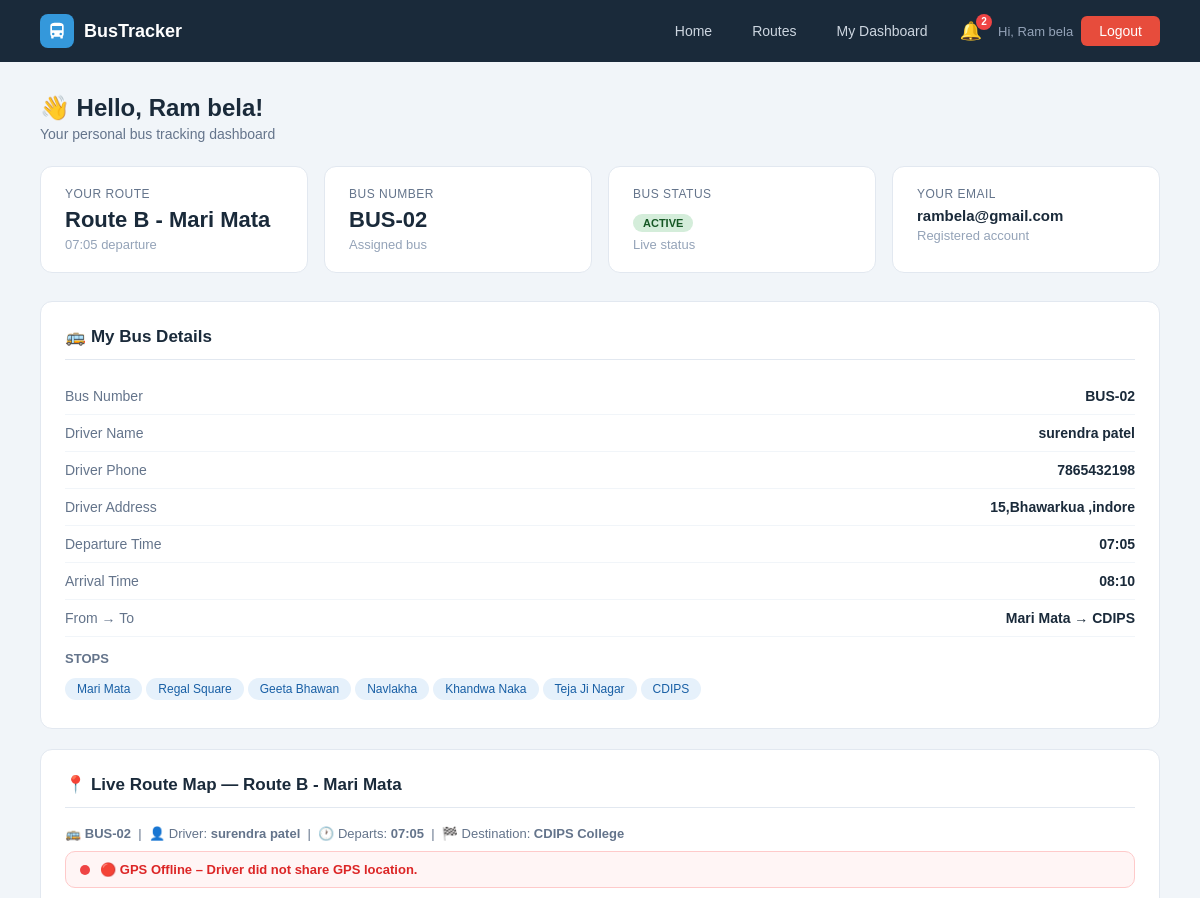
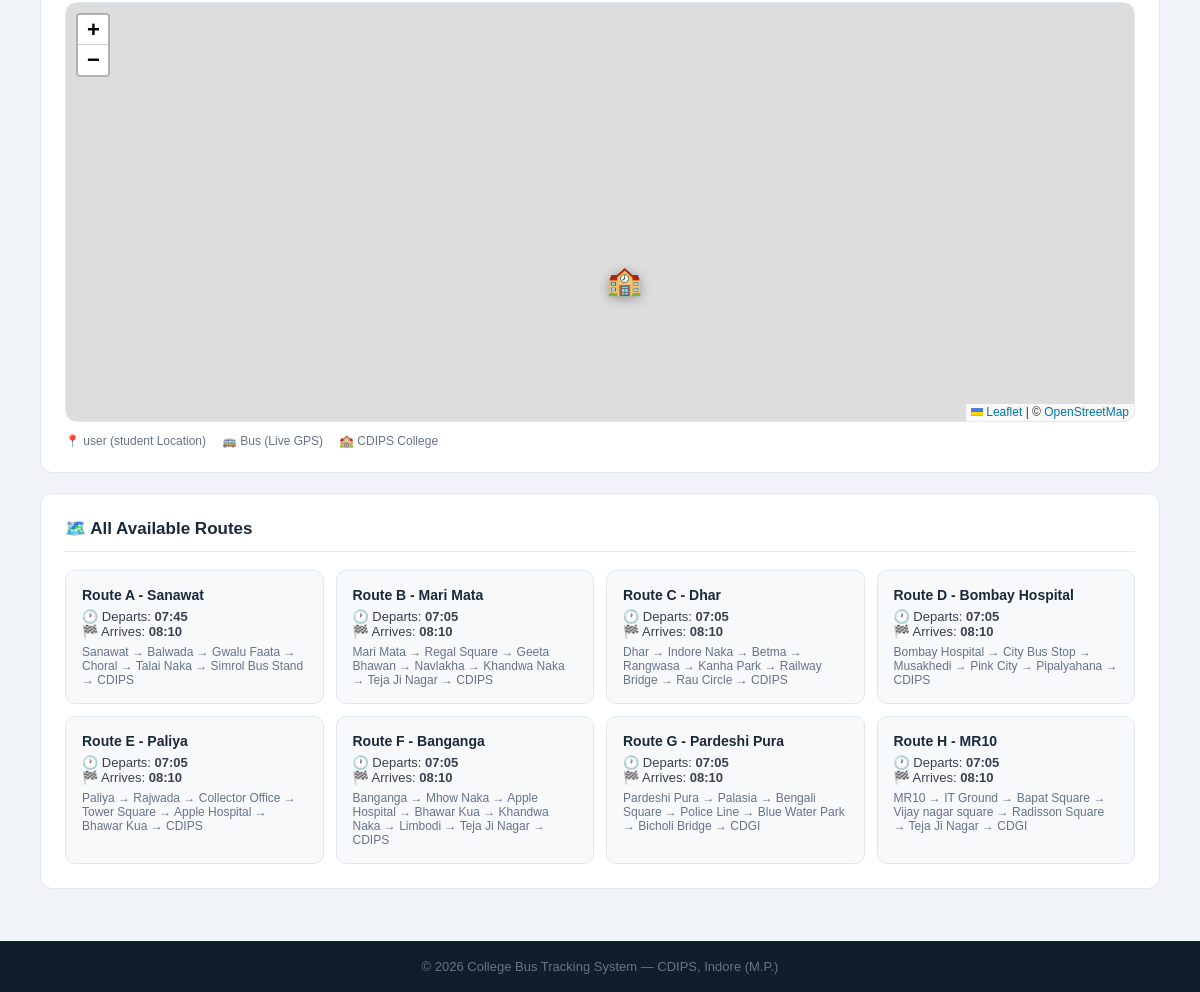
Screenshot of /dashboard (signed in) with the database file from the repository (2 pictures, top to bottom).
### tables this page shows
CREATE TABLE users (
        id INTEGER PRIMARY KEY AUTOINCREMENT,
        name TEXT NOT NULL, email TEXT UNIQUE NOT NULL,
        password TEXT NOT NULL, role TEXT DEFAULT 'student',
        phone TEXT, route_id INTEGER,
        created_at TIMESTAMP DEFAULT CURRENT_TIMESTAMP);

CREATE TABLE routes (
        id INTEGER PRIMARY KEY AUTOINCREMENT,
        route_name TEXT NOT NULL, bus_id INTEGER,
        start_point TEXT, end_point TEXT,
        departure_time TEXT, arrival_time TEXT, stops TEXT, original_bus_id INTEGER,
        FOREIGN KEY(bus_id) REFERENCES buses(id));

CREATE TABLE buses (
        id INTEGER PRIMARY KEY AUTOINCREMENT,
        bus_number TEXT UNIQUE NOT NULL, driver_name TEXT NOT NULL,
        driver_phone TEXT, capacity INTEGER DEFAULT 40,
        status TEXT DEFAULT 'active',
        current_lat REAL DEFAULT 22.7196, current_lng REAL DEFAULT 75.8577, driver_address TEXT);

### app.py (the view)
@app.route('/dashboard')
@login_required
def dashboard():
    db = get_db()
    user = db.execute("SELECT * FROM users WHERE id=?", (session['student']['id'],)).fetchone()
    my_route = None
    if user['route_id']:
        my_route = db.execute('''SELECT r.*,b.bus_number,b.driver_name,b.driver_phone,b.driver_address,b.status
                                 FROM routes r LEFT JOIN buses b ON r.bus_id=b.id
                                 WHERE r.id=?''', (user['route_id'],)).fetchone()
    all_routes = db.execute("SELECT * FROM routes").fetchall()
    db.close(); return render_template('dashboard.html', user=user, my_route=my_route, all_routes=all_routes)

### app.py (called while the page is built)
def get_db():
    conn = sqlite3.connect(DB)
    conn.row_factory = sqlite3.Row
    return conn

def login_required(f):
    @wraps(f)
    def dec(*a, **kw):
        if 'student' not in session:
            flash('Please login first.', 'error')
            return redirect(url_for('student_login'))
        return f(*a, **kw)
    return dec

@app.context_processor
def inject_notifications():
    if 'student' in session:
        student_id = session['student']['id']
        db = get_db()
        notifs = db.execute(
            "SELECT * FROM notifications WHERE user_id=? ORDER BY created_at DESC LIMIT 10",
            (student_id,)
        ).fetchall()
        unread = db.execute(
            "SELECT COUNT(*) FROM notifications WHERE user_id=? AND is_read=0",
            (student_id,)
        ).fetchone()[0]
        db.close()
        return dict(notifications=notifs, unread_count=unread)
    return dict(notifications=[], unread_count=0)

### templates/dashboard.html (shortened to what this page needs)
{% extends "base.html" %}
{% block content %}
<div class="page">
    <div class="page-header">
        <h1>👋 Hello, {{ user.name }}!</h1>
        <p>Your personal bus tracking dashboard</p>
    </div>
    <div class="info-cards">
        <div class="info-card">
            <div class="label">Your Route</div>
            <div class="value">{{ my_route.route_name if my_route else 'Not Assigned' }}</div>
            <div class="sub">{{ my_route.departure_time + ' departure' if my_route else 'Contact admin to assign' }}</div>
        </div>
        <div class="info-card">
            <div class="label">Bus Number</div>
            <div class="value">{{ my_route.bus_number if my_route else '—' }}</div>
            <div class="sub">Assigned bus</div>
        </div>
        <div class="info-card">
            <div class="label">Bus Status</div>
            <div class="value">
                {% if my_route %}
                    <span class="badge {{ 'badge-green' if my_route.status == 'active' else 'badge-red' }}">
                        {{ my_route.status.upper() if my_route.status else 'UNKNOWN' }}
                    </span>
                {% else %}—{% endif %}
            </div>
            <div class="sub">Live status</div>
        </div>
        <div class="info-card">
            <div class="label">Your Email</div>
            <div class="value" style="font-size:15px">{{ user.email }}</div>
            <div class="sub">Registered account</div>
        </div>
    </div>
    {% if my_route %}
    <div class="panel">
        <h2>🚌 My Bus Details</h2>
        <div class="info-row"><span class="key">Bus Number</span><span class="val">{{ my_route.bus_number }}</span></div>
        <div class="info-row"><span class="key">Driver Name</span><span class="val">{{ my_route.driver_name }}</span></div>
        <div class="info-row"><span class="key">Driver Phone</span><span class="val">{{ my_route.driver_phone or 'N/A' }}</span></div>
        <div class="info-row"><span class="key">Driver Address</span><span class="val">{{ my_route.driver_address or 'N/A' }}</span></div>
        <div class="info-row"><span class="key">Departure Time</span><span class="val">{{ my_route.departure_time }}</span></div>
        <div class="info-row"><span class="key">Arrival Time</span><span class="val">{{ my_route.arrival_time }}</span></div>
        <div class="info-row"><span class="key">From → To</span><span class="val">{{ my_route.start_point }} → {{ my_route.end_point }}</span></div>
        <div style="margin-top:14px">
            <div style="font-size:13px;color:#64748b;margin-bottom:8px;font-weight:bold">STOPS</div>
            <div class="stops-list">
                {% for stop in my_route.stops.split('→') %}
                <span class="stop-chip">{{ stop.strip() }}</span>
                {% endfor %}
            </div>
        </div>
    </div>
    <div class="panel">
        <h2>📍 Live Route Map — {{ my_route.route_name }}</h2>
        <p style="font-size:13px;color:#64748b;margin-bottom:10px;">
            🚌 <b>{{ my_route.bus_number }}</b> &nbsp;|&nbsp;
            👤 Driver: <b>{{ my_route.driver_name }}</b> &nbsp;|&nbsp;
            🕐 Departs: <b>{{ my_route.departure_time }}</b> &nbsp;|&nbsp;
            🏁 Destination: <b>CDIPS College</b>
        </p>
        <div id="gpsStatusBar" style="
            display:flex; align-items:center; gap:10px;
            background:#f1f5f9; border:1px solid #e2e8f0;
            border-radius:10px; padding:10px 14px;
            margin-bottom:12px; font-size:13px; flex-wrap:wrap;
            transition: all 0.4s ease;
        ">
            <span id="gpsStatusDot" style="
                display:inline-block; width:10px; height:10px;
                border-radius:50%; background:#94a3b8; flex-shrink:0;
            "></span>
            <span id="gpsStatusText" style="color:#64748b; font-weight:600;">
            </span>
        </div>
        <div id="busMap" style="height:420px;border-radius:12px;border:1px solid #e2e8f0;z-index:1;"></div>
        <div style="margin-top:12px; display:flex; gap:16px; flex-wrap:wrap; font-size:12px; color:#64748b;">
            <span>📍 user (student Location)</span>
            <span>🚌 Bus (Live GPS)</span>
            <span>🏫 CDIPS College</span>
        </div>
    </div>
    <link rel="stylesheet" href="https://unpkg.com/leaflet@1.9.4/dist/leaflet.css"/>
    {% else %}
    <div class="panel">
        <h2>📍 No Route Assigned</h2>
        <p style="color:#94a3b8;text-align:center;padding:24px">You haven't been assigned a bus route yet. Please contact the admin.</p>
    </div>
    {% endif %}
    <div class="panel">
        <h2>🗺️ All Available Routes</h2>
        <div class="route-grid">
            {% for r in all_routes %}
            <div class="route-mini-card">
                <strong>{{ r.route_name }}</strong>
                <div>🕐 Departs: <b>{{ r.departure_time }}</b></div>
                <div>🏁 Arrives: <b>{{ r.arrival_time }}</b></div>
                <div style="margin-top:6px;color:#64748b;font-size:12px">{{ r.stops }}</div>
            </div>
            {% endfor %}
        </div>
    </div>
</div>
{% endblock %}

### templates/base.html (shortened to what this page needs)
<!DOCTYPE html>
<html lang="en">
<head>
    <link rel="stylesheet" href="{{ url_for('static', filename='css/style.css') }}">
</head>
<body>
<nav>
    <div class="nav-logo">
        <div class="nav-logo-icon">
            <svg viewBox="0 0 24 24"><path d="M4 16c0 .88.39 1.67 1 2.22V20a1 1 0 001 1h1a1 1 0 001-1v-1h8v1a1 1 0 001 1h1a1 1 0 001-1v-1.78c.61-.55 1-1.34 1-2.22V6c0-3.5-3.58-4-8-4S4 2.5 4 6v10zm3.5 1a1.5 1.5 0 110-3 1.5 1.5 0 010 3zm9 0a1.5 1.5 0 110-3 1.5 1.5 0 010 3zM6 6h12v5H6V6z"/></svg>
        </div>
        <span>BusTracker</span>
    </div>
    <div class="nav-links">
        <a href="{{ url_for('home') }}">Home</a>
        <a href="{{ url_for('routes_page') }}">Routes</a>
        {% if 'admin' in session or 'student' in session %}
            {% if 'admin' in session %}
                <a href="{{ url_for('admin_dashboard') }}">Admin Panel</a>
                <a href="{{ url_for('students_list') }}">Students</a>
                <a href="{{ url_for('gate_logs_page') }}">Gate Logs</a>
                <a href="{{ url_for('admin_reports') }}">📊 Reports</a>
            {% else %}
                <a href="{{ url_for('dashboard') }}">My Dashboard</a>
                <details class="bell-wrap">
                    <summary class="bell-btn">
                        🔔
                        {% if unread_count > 0 %}
                        <span class="bell-badge">{{ unread_count }}</span>
                        {% endif %}
                    </summary>
                </details>
            {% endif %}
            <span style="color:#94a3b8;font-size:13px">
                Hi,
                {% if 'admin' in session %}
                {{ session['admin']['name'] }}
                {% else %}
                {{ session['student']['name'] }}
                {% endif %}
            </span>
            {% if 'admin' in session %}
            <a href="/logout/admin" class="btn-danger">Logout</a>
            {% else %}
            <a href="/logout/student" class="btn-danger">Logout</a>
            {% endif %}
        {% endif %}
    </div>
</nav>
{% block content %}{% endblock %}
<footer><p>© 2026 College Bus Tracking System — CDIPS, Indore (M.P.)</p></footer>
</body>
</html>

### static/css/style.css (style rules this page uses)
* { margin: 0; padding: 0; box-sizing: border-box; font-family: Arial, sans-serif; }
a { text-decoration: none; }
nav { display: flex; justify-content: space-between; align-items: center; padding: 14px 40px; background: #1a2a3a; position: sticky; top: 0; z-index: 100; }
.nav-logo { display: flex; align-items: center; gap: 10px; }
.nav-logo-icon { width: 34px; height: 34px; background: #3498db; border-radius: 8px; display: flex; align-items: center; justify-content: center; }
.nav-logo-icon svg { width: 20px; height: 20px; fill: white; }
.nav-logo span { color: white; font-size: 18px; font-weight: bold; }
.nav-links { display: flex; gap: 8px; align-items: center; }
.nav-links a { color: #cdd6e0; font-size: 14px; padding: 7px 16px; border-radius: 6px; transition: background .2s; }
.nav-links .btn-danger { background: #e74c3c; color: white; padding: 7px 18px; border-radius: 6px; }
footer { background: #111d2b; color: #64748b; text-align: center; padding: 18px; font-size: 13px; }
.badge { display: inline-block; padding: 3px 10px; border-radius: 20px; font-size: 11px; font-weight: bold; }
.badge-green { background: #d4edda; color: #155724; }
.page { padding: 32px 40px; background: #f1f5f9; min-height: 80vh; }
.page-header { margin-bottom: 24px; }
.page-header h1 { font-size: 24px; color: #1a2a3a; font-weight: bold; }
.page-header p { font-size: 14px; color: #64748b; margin-top: 4px; }
.panel { background: white; border-radius: 12px; border: 1px solid #e2e8f0; padding: 24px; margin-bottom: 20px; }
.panel h2 { font-size: 17px; font-weight: bold; color: #1a2a3a; margin-bottom: 18px; padding-bottom: 12px; border-bottom: 1px solid #e2e8f0; }
.info-cards { display: grid; grid-template-columns: repeat(auto-fit, minmax(200px, 1fr)); gap: 16px; margin-bottom: 28px; }
.info-card { background: white; border-radius: 12px; padding: 20px 24px; border: 1px solid #e2e8f0; }
.info-card .label { font-size: 12px; color: #64748b; text-transform: uppercase; letter-spacing: .5px; margin-bottom: 6px; }
.info-card .value { font-size: 22px; font-weight: bold; color: #1a2a3a; }
.info-card .sub { font-size: 13px; color: #94a3b8; margin-top: 4px; }
.info-row { display: flex; justify-content: space-between; align-items: center; padding: 10px 0; border-bottom: 1px solid #f1f5f9; font-size: 14px; }
.info-row .key { color: #64748b; }
.info-row .val { font-weight: bold; color: #1a2a3a; }
.stops-list { display: flex; gap: 0; margin-top: 8px; flex-wrap: wrap; }
.stop-chip { background: #e6f1fb; color: #185fa5; font-size: 12px; padding: 4px 12px; border-radius: 20px; margin: 4px 4px 4px 0; }
.route-grid { display: grid; grid-template-columns: repeat(auto-fit, minmax(220px, 1fr)); gap: 12px; }
.route-mini-card { background: #f8f9fa; border: 1px solid #e2e8f0; border-radius: 10px; padding: 16px; font-size: 13px; color: #374151; }
.route-mini-card strong { display: block; font-size: 14px; color: #1a2a3a; margin-bottom: 6px; }
.bell-wrap { position: relative; list-style: none; }
.bell-wrap summary { list-style: none; }
.bell-btn { position: relative; cursor: pointer; font-size: 18px; padding: 4px 8px; border-radius: 8px; user-select: none; display: inline-flex; align-items: center; gap: 2px; transition: background 0.2s; }
.bell-badge { position: absolute; top: -2px; right: -2px; background: #ef4444; color: #fff; font-size: 10px; font-weight: 700; min-width: 16px; height: 16px; border-radius: 999px; display: flex; align-items: center; justify-content: center; padding: 0 3px; line-height: 1; }

### templates/dashboard.html (style rules this page uses)
.gps-dot-offline { background:#ef4444 !important; }

### rows the page displays
users: student.name "Ram bela", name "Ram bela", email "rambela@gmail.com"
routes: route_name "Route B - Mari Mata", departure_time "07:05 departure", departure_time "07:05", arrival_time "08:10", start_point "Mari Mata", end_point "CDIPS", stops "Mari Mata → Regal Square → Geeta Bhawan → Navlakha → Khandwa Naka → Teja Ji Nagar → CDIPS"
buses: bus_number "BUS-02", status "ACTIVE", driver_name "surendra patel", driver_phone "7865432198", driver_address "15,Bhawarkua ,indore"
routes: route_name "Route A - Sanawat", departure_time "07:45", arrival_time "08:10", stops "Sanawat → Balwada → Gwalu Faata → Choral → Talai Naka → Simrol Bus Stand → CDIPS"
routes: route_name "Route C - Dhar", departure_time "07:05", arrival_time "08:10", stops "Dhar → Indore Naka → Betma → Rangwasa → Kanha Park → Railway Bridge → Rau Circle → CDIPS"
routes: route_name "Route D - Bombay Hospital", departure_time "07:05", arrival_time "08:10", stops "Bombay Hospital → City Bus Stop → Musakhedi → Pink City → Pipalyahana → CDIPS"
routes: route_name "Route E - Paliya", departure_time "07:05", arrival_time "08:10", stops "Paliya → Rajwada → Collector Office → Tower Square → Apple Hospital → Bhawar Kua → CDIPS"
routes: route_name "Route F - Banganga", departure_time "07:05", arrival_time "08:10", stops "Banganga → Mhow Naka → Apple Hospital → Bhawar Kua → Khandwa Naka → Limbodi → Teja Ji Nagar → CDIPS"
routes: route_name "Route G - Pardeshi Pura", departure_time "07:05", arrival_time "08:10", stops "Pardeshi Pura → Palasia → Bengali Square → Police Line → Blue Water Park → Bicholi Bridge → CDGI"
routes: route_name "Route H - MR10", departure_time "07:05", arrival_time "08:10", stops "MR10 → IT Ground → Bapat Square → Vijay nagar square → Radisson Square → Teja Ji Nagar → CDGI"

### other values shown
{{ unread_count }} "2"
{{ stop.strip() }} "Mari Mata" "Regal Square" "Geeta Bhawan" "Navlakha" "Khandwa Naka" "Teja Ji Nagar" "CDIPS"
